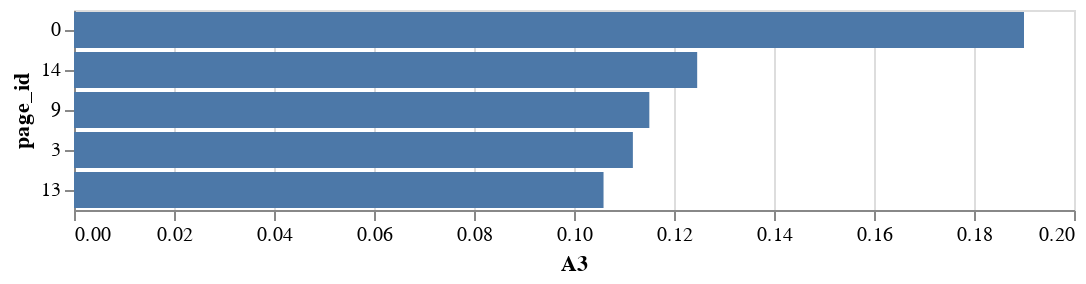

Notebook source saved alongside this figure:
### Code cell
alt.Chart(
    _df #[_df.country.isin(COUNTRIES)]
).mark_bar(
    # opacity=0.01
).encode(
    alt.X(f'A3:Q'),
    alt.Y('page_id:N', sort='-x'),
    # alt.Color('count()'),
    # alt.Tooltip(['count()'])
).properties(
    # title='Countries with more than 10 sites',
    width=500
)

### Figure 1 — Vega-Lite specification as saved in the notebook (floating-point values rounded to 4 significant figures)
{"config": {"view": {"continuousWidth": 300, "continuousHeight": 300}}, "data": {"name": "data-f5170dca423f9c8493a479250f248614"}, "mark": {"type": "bar"}, "encoding": {"x": {"field": "A3", "type": "quantitative"}, "y": {"field": "page_id", "sort": "-x", "type": "nominal"}}, "width": 500, "$schema": "https://vega.github.io/schema/vega-lite/v5.15.1.json", "datasets": {"data-f5170dca423f9c8493a479250f248614": [{"page_id": 0, "A3": 0.19}, {"page_id": 3, "A3": 0.1118}, {"page_id": 9, "A3": 0.1151}, {"page_id": 13, "A3": 0.1059}, {"page_id": 14, "A3": 0.1246}]}}
